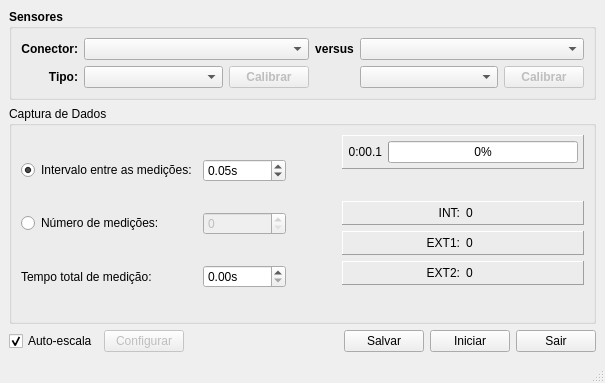
<?xml version="1.0" encoding="UTF-8"?>
<ui version="4.0">
 <class>JanelaPrincipal</class>
 <widget class="QMainWindow" name="JanelaPrincipal">
  <property name="geometry">
   <rect>
    <x>0</x>
    <y>0</y>
    <width>605</width>
    <height>383</height>
   </rect>
  </property>
  <property name="windowTitle">
   <string>DrDaq &amp; Grace</string>
  </property>
  <widget class="QWidget" name="centralwidget">
   <layout class="QVBoxLayout" name="verticalLayout_2">
    <item>
     <widget class="QGroupBox" name="groupBox">
      <property name="font">
       <font>
        <weight>75</weight>
        <bold>true</bold>
       </font>
      </property>
      <property name="title">
       <string>Sensores</string>
      </property>
      <layout class="QGridLayout" name="gridLayout">
       <item row="0" column="3">
        <widget class="QComboBox" name="sensor2_conector">
         <property name="sizePolicy">
          <sizepolicy hsizetype="MinimumExpanding" vsizetype="Fixed">
           <horstretch>0</horstretch>
           <verstretch>0</verstretch>
          </sizepolicy>
         </property>
        </widget>
       </item>
       <item row="0" column="0">
        <widget class="QLabel" name="label_3">
         <property name="text">
          <string>Conector:</string>
         </property>
         <property name="alignment">
          <set>Qt::AlignRight|Qt::AlignTrailing|Qt::AlignVCenter</set>
         </property>
        </widget>
       </item>
       <item row="1" column="3">
        <layout class="QHBoxLayout" name="horizontalLayout">
         <item>
          <widget class="QComboBox" name="sensor2_tipo">
           <property name="enabled">
            <bool>true</bool>
           </property>
           <property name="sizePolicy">
            <sizepolicy hsizetype="MinimumExpanding" vsizetype="Fixed">
             <horstretch>0</horstretch>
             <verstretch>0</verstretch>
            </sizepolicy>
           </property>
          </widget>
         </item>
         <item>
          <widget class="QPushButton" name="sensor2_calibrar">
           <property name="enabled">
            <bool>false</bool>
           </property>
           <property name="text">
            <string>Calibrar</string>
           </property>
          </widget>
         </item>
        </layout>
       </item>
       <item row="1" column="1">
        <layout class="QHBoxLayout" name="horizontalLayout_2">
         <item>
          <widget class="QComboBox" name="sensor1_tipo">
           <property name="sizePolicy">
            <sizepolicy hsizetype="MinimumExpanding" vsizetype="Fixed">
             <horstretch>0</horstretch>
             <verstretch>0</verstretch>
            </sizepolicy>
           </property>
          </widget>
         </item>
         <item>
          <widget class="QPushButton" name="sensor1_calibrar">
           <property name="enabled">
            <bool>false</bool>
           </property>
           <property name="text">
            <string>Calibrar</string>
           </property>
          </widget>
         </item>
        </layout>
       </item>
       <item row="0" column="1">
        <widget class="QComboBox" name="sensor1_conector">
         <property name="sizePolicy">
          <sizepolicy hsizetype="MinimumExpanding" vsizetype="Fixed">
           <horstretch>0</horstretch>
           <verstretch>0</verstretch>
          </sizepolicy>
         </property>
         <property name="toolTip">
          <string>Conector que será utilizado para a obtenção dos dados na coluna Y</string>
         </property>
        </widget>
       </item>
       <item row="1" column="0">
        <widget class="QLabel" name="label_4">
         <property name="text">
          <string>Tipo:</string>
         </property>
         <property name="alignment">
          <set>Qt::AlignRight|Qt::AlignTrailing|Qt::AlignVCenter</set>
         </property>
        </widget>
       </item>
       <item row="0" column="2">
        <widget class="QLabel" name="label">
         <property name="sizePolicy">
          <sizepolicy hsizetype="Preferred" vsizetype="Preferred">
           <horstretch>0</horstretch>
           <verstretch>0</verstretch>
          </sizepolicy>
         </property>
         <property name="text">
          <string>versus</string>
         </property>
         <property name="alignment">
          <set>Qt::AlignCenter</set>
         </property>
        </widget>
       </item>
      </layout>
     </widget>
    </item>
    <item>
     <widget class="QGroupBox" name="groupBox_4">
      <property name="title">
       <string>Captura de Dados</string>
      </property>
      <layout class="QHBoxLayout" name="horizontalLayout_3">
       <item>
        <layout class="QGridLayout" name="gridLayout_2">
         <item row="2" column="0">
          <widget class="QLabel" name="label_6">
           <property name="sizePolicy">
            <sizepolicy hsizetype="Preferred" vsizetype="Preferred">
             <horstretch>0</horstretch>
             <verstretch>0</verstretch>
            </sizepolicy>
           </property>
           <property name="text">
            <string>Tempo total de medição:</string>
           </property>
           <property name="alignment">
            <set>Qt::AlignLeading|Qt::AlignLeft|Qt::AlignVCenter</set>
           </property>
           <property name="buddy">
            <cstring>tempoDeMedicao</cstring>
           </property>
          </widget>
         </item>
         <item row="2" column="1">
          <widget class="QDoubleSpinBox" name="tempoDeMedicao">
           <property name="sizePolicy">
            <sizepolicy hsizetype="Preferred" vsizetype="Fixed">
             <horstretch>0</horstretch>
             <verstretch>0</verstretch>
            </sizepolicy>
           </property>
           <property name="suffix">
            <string>s</string>
           </property>
           <property name="maximum">
            <double>10000.000000000000000</double>
           </property>
           <property name="singleStep">
            <double>1.000000000000000</double>
           </property>
          </widget>
         </item>
         <item row="0" column="0">
          <widget class="QRadioButton" name="intervalo_habilitar">
           <property name="text">
            <string>Intervalo entre as medições:</string>
           </property>
           <property name="checked">
            <bool>true</bool>
           </property>
          </widget>
         </item>
         <item row="0" column="1">
          <widget class="QDoubleSpinBox" name="intervalo">
           <property name="sizePolicy">
            <sizepolicy hsizetype="Preferred" vsizetype="Fixed">
             <horstretch>0</horstretch>
             <verstretch>0</verstretch>
            </sizepolicy>
           </property>
           <property name="suffix">
            <string>s</string>
           </property>
           <property name="singleStep">
            <double>0.050000000000000</double>
           </property>
           <property name="value">
            <double>0.050000000000000</double>
           </property>
          </widget>
         </item>
         <item row="1" column="0">
          <widget class="QRadioButton" name="numeroDeMedicoes_habilitar">
           <property name="text">
            <string>Número de medições:</string>
           </property>
          </widget>
         </item>
         <item row="1" column="1">
          <widget class="QSpinBox" name="numeroDeMedicoes">
           <property name="enabled">
            <bool>false</bool>
           </property>
           <property name="sizePolicy">
            <sizepolicy hsizetype="Preferred" vsizetype="Fixed">
             <horstretch>0</horstretch>
             <verstretch>0</verstretch>
            </sizepolicy>
           </property>
           <property name="maximum">
            <number>32768</number>
           </property>
          </widget>
         </item>
        </layout>
       </item>
       <item>
        <spacer name="horizontalSpacer">
         <property name="orientation">
          <enum>Qt::Horizontal</enum>
         </property>
         <property name="sizeType">
          <enum>QSizePolicy::Minimum</enum>
         </property>
         <property name="sizeHint" stdset="0">
          <size>
           <width>50</width>
           <height>20</height>
          </size>
         </property>
        </spacer>
       </item>
       <item>
        <layout class="QVBoxLayout" name="verticalLayout">
         <item>
          <layout class="QHBoxLayout" name="horizontalLayout_4">
           <item>
            <widget class="QFrame" name="frame_4">
             <property name="frameShape">
              <enum>QFrame::Panel</enum>
             </property>
             <property name="frameShadow">
              <enum>QFrame::Raised</enum>
             </property>
             <layout class="QHBoxLayout" name="horizontalLayout_11">
              <property name="margin">
               <number>5</number>
              </property>
              <item>
               <widget class="QLabel" name="tempo">
                <property name="minimumSize">
                 <size>
                  <width>0</width>
                  <height>0</height>
                 </size>
                </property>
                <property name="text">
                 <string>0:00.1</string>
                </property>
                <property name="alignment">
                 <set>Qt::AlignRight|Qt::AlignTrailing|Qt::AlignVCenter</set>
                </property>
               </widget>
              </item>
              <item>
               <widget class="QProgressBar" name="progresso">
                <property name="minimumSize">
                 <size>
                  <width>150</width>
                  <height>0</height>
                 </size>
                </property>
                <property name="value">
                 <number>0</number>
                </property>
                <property name="textVisible">
                 <bool>true</bool>
                </property>
                <property name="format">
                 <string>%p%</string>
                </property>
               </widget>
              </item>
             </layout>
            </widget>
           </item>
          </layout>
         </item>
         <item>
          <spacer name="verticalSpacer_2">
           <property name="orientation">
            <enum>Qt::Vertical</enum>
           </property>
           <property name="sizeHint" stdset="0">
            <size>
             <width>20</width>
             <height>40</height>
            </size>
           </property>
          </spacer>
         </item>
         <item>
          <widget class="QFrame" name="frame_INT">
           <property name="frameShape">
            <enum>QFrame::Panel</enum>
           </property>
           <property name="frameShadow">
            <enum>QFrame::Raised</enum>
           </property>
           <layout class="QHBoxLayout" name="horizontalLayout_7">
            <property name="margin">
             <number>0</number>
            </property>
            <item>
             <widget class="QLabel" name="medicoes_3">
              <property name="text">
               <string>INT:</string>
              </property>
              <property name="alignment">
               <set>Qt::AlignRight|Qt::AlignTrailing|Qt::AlignVCenter</set>
              </property>
             </widget>
            </item>
            <item>
             <widget class="QLabel" name="sensorINT_valor">
              <property name="minimumSize">
               <size>
                <width>0</width>
                <height>22</height>
               </size>
              </property>
              <property name="text">
               <string>0</string>
              </property>
              <property name="alignment">
               <set>Qt::AlignLeading|Qt::AlignLeft|Qt::AlignVCenter</set>
              </property>
             </widget>
            </item>
           </layout>
          </widget>
         </item>
         <item>
          <widget class="QFrame" name="frame_EXT1">
           <property name="frameShape">
            <enum>QFrame::Panel</enum>
           </property>
           <property name="frameShadow">
            <enum>QFrame::Raised</enum>
           </property>
           <layout class="QHBoxLayout" name="horizontalLayout_10">
            <property name="margin">
             <number>0</number>
            </property>
            <item>
             <widget class="QLabel" name="medicoes_6">
              <property name="text">
               <string>EXT1:</string>
              </property>
              <property name="alignment">
               <set>Qt::AlignRight|Qt::AlignTrailing|Qt::AlignVCenter</set>
              </property>
             </widget>
            </item>
            <item>
             <widget class="QLabel" name="sensorEXT1_valor">
              <property name="minimumSize">
               <size>
                <width>0</width>
                <height>22</height>
               </size>
              </property>
              <property name="text">
               <string>0</string>
              </property>
              <property name="alignment">
               <set>Qt::AlignLeading|Qt::AlignLeft|Qt::AlignVCenter</set>
              </property>
             </widget>
            </item>
           </layout>
          </widget>
         </item>
         <item>
          <widget class="QFrame" name="frame_EXT2">
           <property name="frameShape">
            <enum>QFrame::Panel</enum>
           </property>
           <property name="frameShadow">
            <enum>QFrame::Raised</enum>
           </property>
           <layout class="QHBoxLayout" name="horizontalLayout_12">
            <property name="margin">
             <number>0</number>
            </property>
            <item>
             <widget class="QLabel" name="medicoes_7">
              <property name="text">
               <string>EXT2:</string>
              </property>
              <property name="alignment">
               <set>Qt::AlignRight|Qt::AlignTrailing|Qt::AlignVCenter</set>
              </property>
             </widget>
            </item>
            <item>
             <widget class="QLabel" name="sensorEXT2_valor">
              <property name="minimumSize">
               <size>
                <width>0</width>
                <height>22</height>
               </size>
              </property>
              <property name="text">
               <string>0</string>
              </property>
              <property name="alignment">
               <set>Qt::AlignLeading|Qt::AlignLeft|Qt::AlignVCenter</set>
              </property>
             </widget>
            </item>
           </layout>
          </widget>
         </item>
         <item>
          <spacer name="verticalSpacer">
           <property name="orientation">
            <enum>Qt::Vertical</enum>
           </property>
           <property name="sizeHint" stdset="0">
            <size>
             <width>20</width>
             <height>40</height>
            </size>
           </property>
          </spacer>
         </item>
        </layout>
       </item>
      </layout>
     </widget>
    </item>
    <item>
     <layout class="QHBoxLayout" name="horizontalLayout_5">
      <item>
       <widget class="QCheckBox" name="autoEscala_habilitar">
        <property name="text">
         <string>Auto-escala</string>
        </property>
        <property name="checked">
         <bool>true</bool>
        </property>
       </widget>
      </item>
      <item>
       <widget class="QPushButton" name="autoEscala_configurar">
        <property name="enabled">
         <bool>false</bool>
        </property>
        <property name="text">
         <string>Configurar</string>
        </property>
       </widget>
      </item>
      <item>
       <spacer name="horizontalSpacer_2">
        <property name="orientation">
         <enum>Qt::Horizontal</enum>
        </property>
        <property name="sizeHint" stdset="0">
         <size>
          <width>40</width>
          <height>20</height>
         </size>
        </property>
       </spacer>
      </item>
      <item>
       <widget class="QPushButton" name="salvar">
        <property name="text">
         <string>Salvar</string>
        </property>
       </widget>
      </item>
      <item>
       <widget class="QPushButton" name="iniciar">
        <property name="text">
         <string>Iniciar</string>
        </property>
       </widget>
      </item>
      <item>
       <widget class="QPushButton" name="sair">
        <property name="text">
         <string>Sair</string>
        </property>
       </widget>
      </item>
     </layout>
    </item>
   </layout>
  </widget>
  <widget class="QMenuBar" name="menubar">
   <property name="geometry">
    <rect>
     <x>0</x>
     <y>0</y>
     <width>605</width>
     <height>20</height>
    </rect>
   </property>
  </widget>
  <widget class="QStatusBar" name="statusbar"/>
 </widget>
 <resources/>
 <connections>
  <connection>
   <sender>sair</sender>
   <signal>clicked()</signal>
   <receiver>JanelaPrincipal</receiver>
   <slot>close()</slot>
   <hints>
    <hint type="sourcelabel">
     <x>564</x>
     <y>350</y>
    </hint>
    <hint type="destinationlabel">
     <x>568</x>
     <y>382</y>
    </hint>
   </hints>
  </connection>
  <connection>
   <sender>intervalo_habilitar</sender>
   <signal>toggled(bool)</signal>
   <receiver>intervalo</receiver>
   <slot>setEnabled(bool)</slot>
   <hints>
    <hint type="sourcelabel">
     <x>125</x>
     <y>199</y>
    </hint>
    <hint type="destinationlabel">
     <x>310</x>
     <y>202</y>
    </hint>
   </hints>
  </connection>
  <connection>
   <sender>numeroDeMedicoes_habilitar</sender>
   <signal>toggled(bool)</signal>
   <receiver>numeroDeMedicoes</receiver>
   <slot>setEnabled(bool)</slot>
   <hints>
    <hint type="sourcelabel">
     <x>75</x>
     <y>233</y>
    </hint>
    <hint type="destinationlabel">
     <x>310</x>
     <y>247</y>
    </hint>
   </hints>
  </connection>
 </connections>
</ui>
